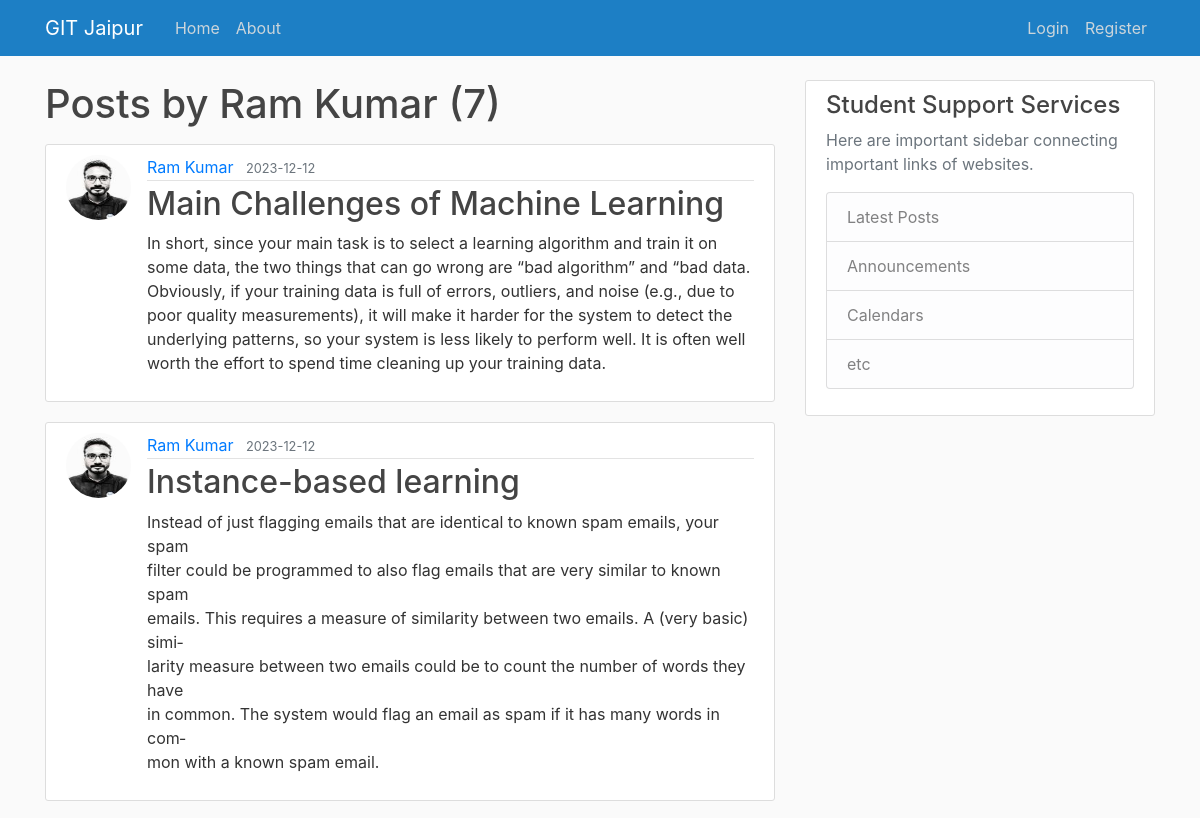
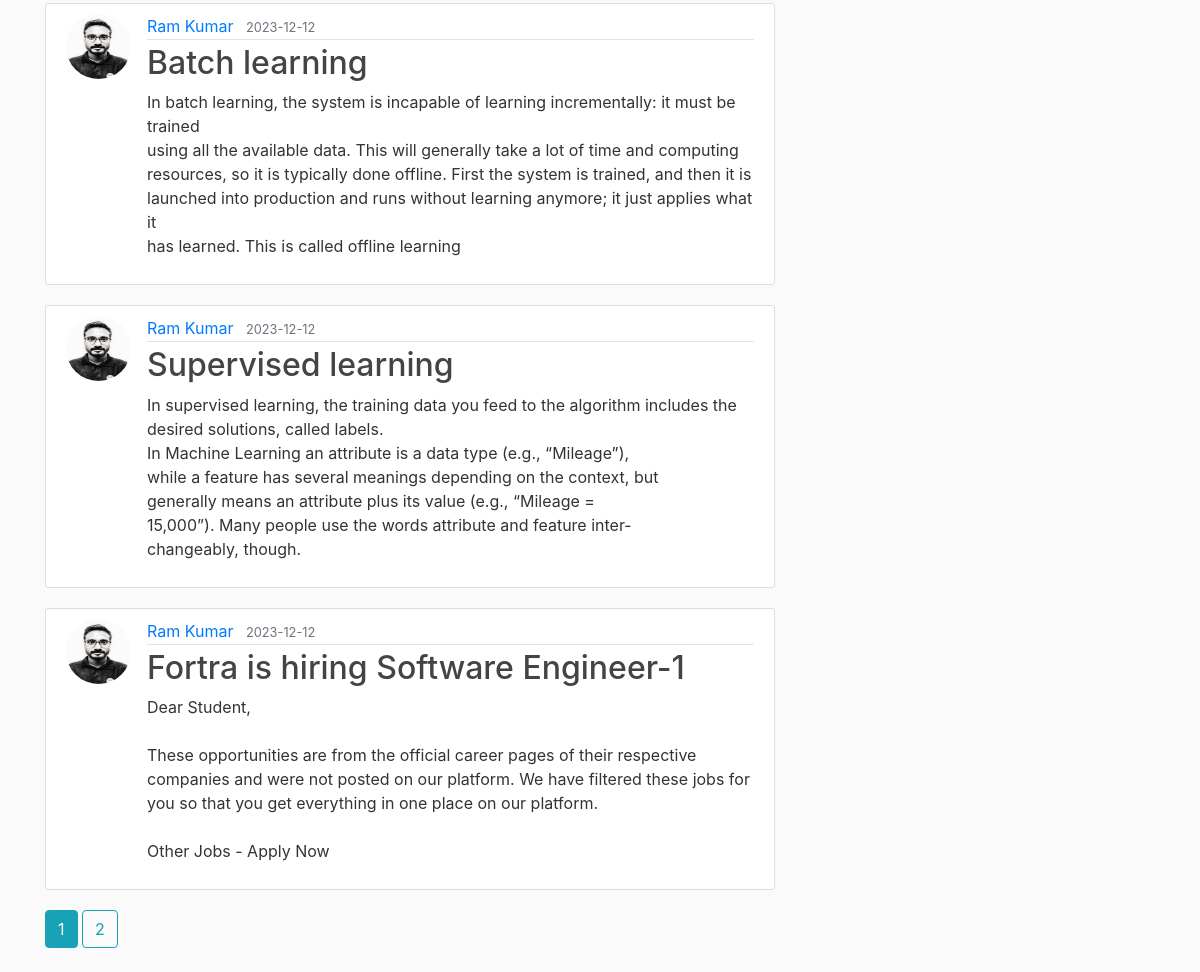
Screenshot of /user/Ram Kumar with the database file from the repository (2 pictures, top to bottom).
### flask_app/models.py (models this page shows, shortened)
class User(db.Model, UserMixin):
    id = db.Column(db.Integer, primary_key=True)
    username = db.Column(db.String(20), unique=True, nullable=False)
    email = db.Column(db.String(120), unique=True, nullable=False)
    image_file = db.Column(db.String(20), nullable=False, default='default.jpg')
    password = db.Column(db.String(60), nullable=False)
    msges = db.relationship('Post', backref='sender', lazy=True)

class Post(db.Model):
    id = db.Column(db.Integer, primary_key=True)
    title = db.Column(db.String(100), nullable=False)
    msg_date = db.Column(db.DateTime, nullable=False, default=datetime.now(timezone.utc))
    content = db.Column(db.Text, nullable=False)
    user_id = db.Column(db.Integer, db.ForeignKey('user.id'), nullable=False)

### flask_app/routes.py (the view)
@app.route("/user/<string:username>")
def user_posts(username):
    page = request.args.get('page', 1, type=int)
    user = User.query.filter_by(username=username).first_or_404()
    posts = Post.query.filter_by(sender=user).order_by(Post.msg_date.desc()).paginate(page=page, per_page=5)
    return render_template('user_posts.html', posts = posts, user=user)

### flask_app/templates/user_posts.html
{% extends "layout.html" %}
{% block content %}
    <h1 class="mb-3">Posts by {{ user.username}} ({{ posts.total }})</h1>
    {% for post in posts.items %}
        <article class="media content-section">
            <img class="rounded-circle article-img" src="{{ url_for('static', filename='profile_pic/'+post.sender.image_file) }}">
            <div class="media-body">
                <div class="article-metadata">
                    <a class="mr-2" href="{{ url_for('user_posts', username=post.sender.username) }}">{{ post.sender.username }}</a>
                    <small class="text-muted">{{ post.msg_date.strftime('%Y-%m-%d') }}</small>
                </div>
                <h2><a class="article-title" href="{{ url_for('post', post_id=post.id) }}">{{ post.title }}</a></h2>
                <p class="article-content">{{ post.content }}</p>
            </div>
        </article>
    {% endfor %}
    {% for page_num in posts.iter_pages(left_edge=1, right_edge=1, left_current=1, right_current=2) %}
        {% if page_num %}
            {% if posts.page == page_num %}
                <a class="btn btn-info mb-4" href="{{ url_for('user_posts', username=user.username, page=page_num) }}">{{ page_num }}</a>
            {% else %}
                <a class="btn btn-outline-info mb-4" href="{{ url_for('user_posts', username=user.username, page=page_num) }}">{{ page_num }}</a>
            {% endif %}
        {% else %}
            ...
        {% endif %}
    {% endfor %}
{% endblock content %}

### flask_app/static/main.css (style rules this page uses)
body { background: #fafafa; color: #333333; margin-top: 5rem; }
h1, h2, h3, h4, h5, h6 { color: #444444; }
.content-section { background: #ffffff; padding: 10px 20px; border: 1px solid #dddddd; border-radius: 3px; margin-bottom: 20px; }
.article-title { color: #444444; }
.article-content { white-space: pre-line; }
.article-img { height: 65px; width: 65px; margin-right: 16px; }
.article-metadata { padding-bottom: 1px; margin-bottom: 4px; border-bottom: 1px solid #e3e3e3 }

### rows the page displays
User: username "Ram Kumar"
Post: image_file (picture), sender.username "Ram Kumar", msg_date "2023-12-12", title "Main Challenges of Machine Learning", content "In short, since your main task is to select a learning algorithm and train it on some data, the two things that can go wrong are “bad algorithm” and “bad data. Obviously, if your training data is full of errors, outliers, and noise (e.g., due to poor quality measurements), it will make it harder for the system to detect the underlying patterns, so your system is less likely to perform well. It is often well worth the effort to spend time cleaning up your training data."
Post: image_file (picture), sender.username "Ram Kumar", msg_date "2023-12-12", title "Instance-based learning", content "Instead of just flagging emails that are identical to known spam emails, your spam filter could be programmed to also flag emails that are very similar to known spam emails. This requires a measure of similarity between two emails. A (very basic) simi‐ larity measure between two emails could be to count the number of words they have in common. The system would flag an email as spam if it has many words in com‐ mon with a known spam email."
Post: image_file (picture), sender.username "Ram Kumar", msg_date "2023-12-12", title "Batch learning", content "In batch learning, the system is incapable of learning incrementally: it must be trained using all the available data. This will generally take a lot of time and computing resources, so it is typically done offline. First the system is trained, and then it is launched into production and runs without learning anymore; it just applies what it has learned. This is called offline learning"
Post: image_file (picture), sender.username "Ram Kumar", msg_date "2023-12-12", title "Supervised learning", content "In supervised learning, the training data you feed to the algorithm includes the desired solutions, called labels. In Machine Learning an attribute is a data type (e.g., “Mileage”), while a feature has several meanings depending on the context, but generally means an attribute plus its value (e.g., “Mileage = 15,000”). Many people use the words attribute and feature inter‐ changeably, though."
Post: image_file (picture), sender.username "Ram Kumar", msg_date "2023-12-12", title "Fortra is hiring Software Engineer-1", content "Dear Student, These opportunities are from the official career pages of their respective companies and were not posted on our platform. We have filtered these jobs for you so that you get everything in one place on our platform. Other Jobs - Apply Now"

### other values shown
{{ posts.total }} "7"
{{ page_num }} "1"
{{ page_num }} "2"
